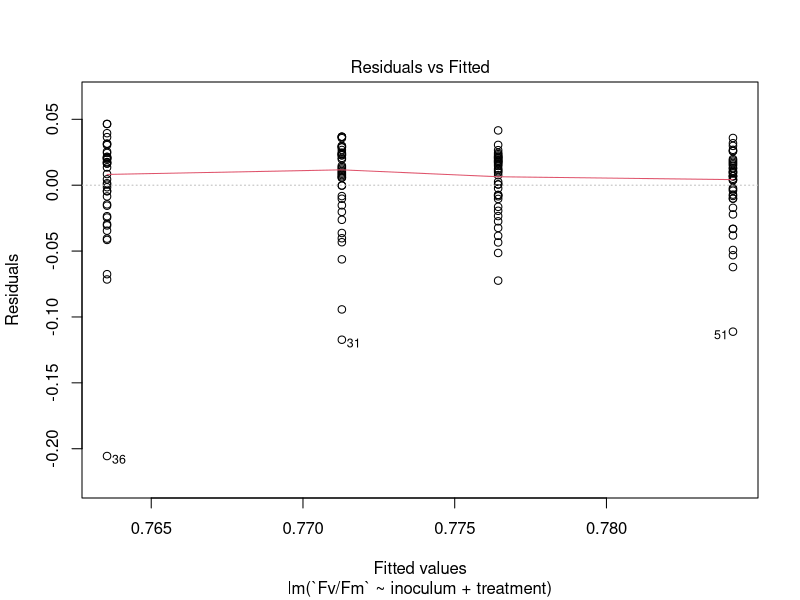
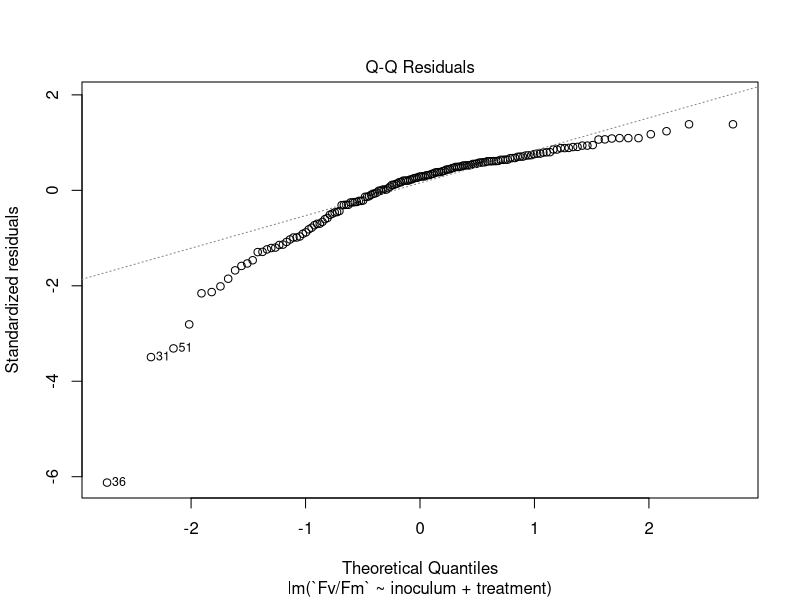
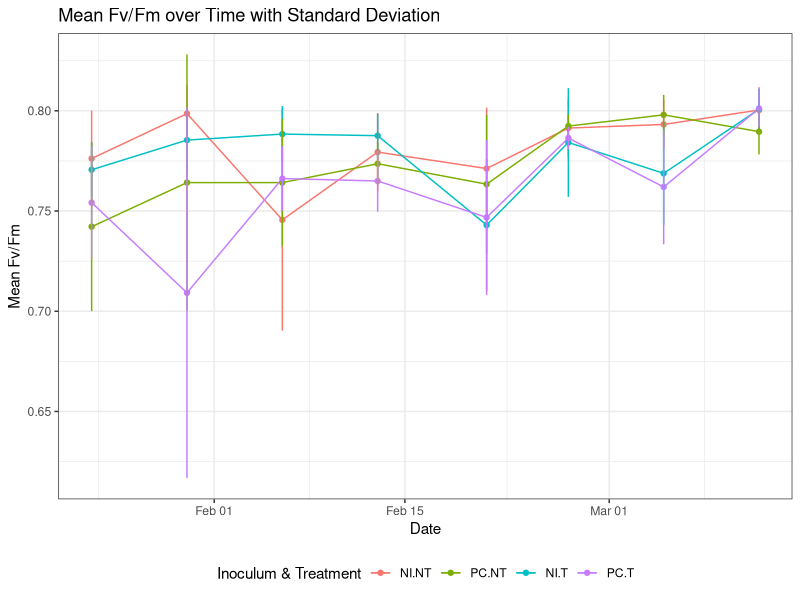

Here is the R script that generated these plots, in order:
################################################################################

#                           Fluorescenza

################################################################################

# Load the necessary packages
library(xml2); library(dplyr); library(tidyr); library(ggplot2);

# Load the dataframes
fluo_0 <- readxl::read_excel("./FLUO_SPAD/Fluometer_quercus_seconda_prova.xlsx")

fluo_0 <- na.omit(fluo_0)

# View the dataframes structure
str(fluo_0) # Devo delezionare solo ID_plant, Date  e Fv/Fm

# Select only the the columns ID_plant, Date and Fv/Fm
fluo <- fluo_0 %>% 
  select(ID_plant, inoculum, treatment, Date, `Fv/Fm`)

# Calcola la deviazione standard per ogni combinazione di inoculum e treatment
fluo_summary <- fluo %>%
  group_by(inoculum, treatment, Date) %>%
  summarise(mean_FvFm = mean(`Fv/Fm`), sd_FvFm = sd(`Fv/Fm`))

# Plot per ogni combinazione di inoculum e treatment con la barra della deviazione standard
fluo_plot <- ggplot(fluo_summary, aes(x = Date, y = mean_FvFm, group = interaction(inoculum, treatment), color = interaction(inoculum, treatment))) +
  geom_line() +
  geom_point() +
  geom_errorbar(aes(ymin = mean_FvFm - sd_FvFm, ymax = mean_FvFm + sd_FvFm), width = 0.2) + 
  labs(x = "Date", y = "Mean Fv/Fm", color = "Inoculum & Treatment", title = "Mean Fv/Fm over Time with Standard Deviation") +
  theme_bw() +
  theme(legend.position = "bottom")

# Save the graphs in png
ggsave("./GRAPHS/fluo_plot.png", plot = fluo_plot, width = 8, height = 6, dpi = 300)



# 
fluo$inoculum <- as.factor(fluo$inoculum)
fluo$treatment <- as.factor(fluo$treatment)


# Fittiamo il modello
mod <- lm(`Fv/Fm` ~ inoculum + treatment, data = fluo)

# Visual check dei dati
plot(mod, which = 1)

plot(mod, which = 2)

# aggiungiamo colonna dei residui
fluo <- fluo %>%
  mutate(residuals = residuals(mod))

# Controllare la normalità dei residui: shapiro test
shapiro.test(mod$residuals)

# Esegui l'analisi della varianza (ANOVA)
anova_result <- aov(`Fv/Fm` ~ inoculum + treatment, data = fluo)


summary(anova_result)

# Df  Sum Sq  Mean Sq F value Pr(>F)  
# inoculum      1 0.00664 0.006644   5.786 0.0173 *
#   treatment     1 0.00239 0.002395   2.086 0.1507  
# Residuals   157 0.18027 0.001148                 
# ---
#   Signif. codes:  0 ‘***’ 0.001 ‘**’ 0.01 ‘*’ 0.05 ‘.’ 0.1 ‘ ’ 1

# Non c'è divverenza significativa tra i tretamnet (pvalue = 0.15), invece 
# c'è tra gli inoculum (pvalue 0.017)




# Esegui il test di Scheffé (LSD) per confronti multipli
lsd_result <- TukeyHSD(anova_result)

# Mostra i risultati del test di Scheffé (LSD)
print(lsd_result)

# Tukey multiple comparisons of means
# 95% family-wise confidence level
# 
# Fit: aov(formula = `Fv/Fm` ~ inoculum + treatment, data = fluo)
# 
# $inoculum
# diff         lwr          upr    p adj
# PC-NI -0.0128875 -0.02347016 -0.002304843 0.017319
# 
# $treatment
# diff         lwr         upr     p adj
# T-NT -0.0077375 -0.01832016 0.002845157 0.1506873


























spad_0 <- readxl::read_excel("./FLUO_SPAD/SPAD.xlsx")
str(spad_0)
